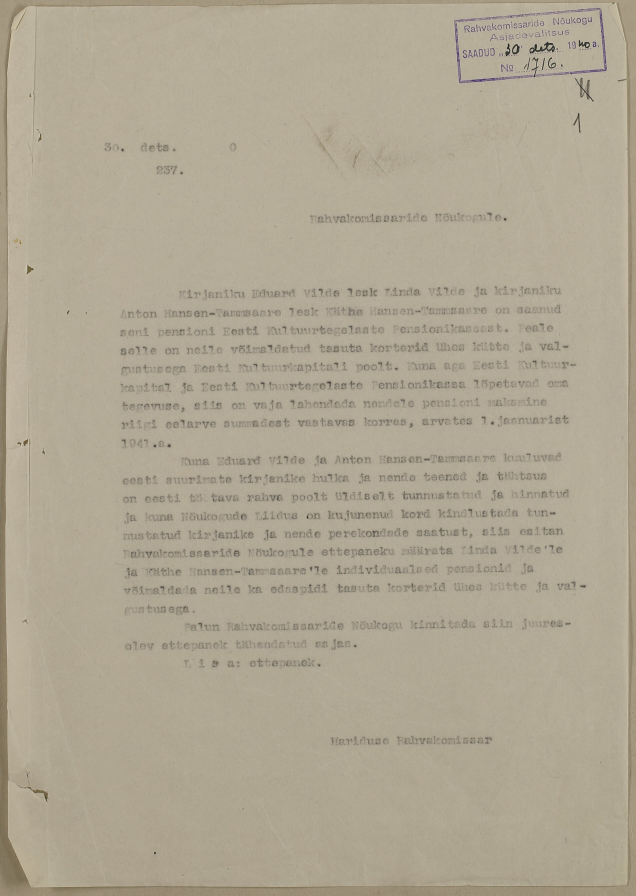
#> input picture backend/saved_images/erar-0-1_001_0000620_00002_t.jpg, 2543 x 3581 px (shown at 1/4 size)
$ python -i ocr_processing.py   (imports and definitions only)
#> lines starting #> are read from the running program, lines starting #| are printed output that depends on the picture; after the words box and inside, x2 and y2 are one past the last pixel; in counts of white or black regions, pixels touching at a corner belong together
#> further down, picture is the input picture: shape (3581, 2543, 3); mean B, G, R 147, 166.9, 175.6
import os
import pytesseract
import cv2
import numpy as np
import re
import subprocess
from datetime import datetime
from PIL import Image
import math

def read_config_file(file_path):
    with open(file_path, 'r') as config_file:
        return config_file.read().strip()

def enhance_image(image):
    border_size = 30
    without_borders = image[border_size:-border_size, border_size:-border_size]
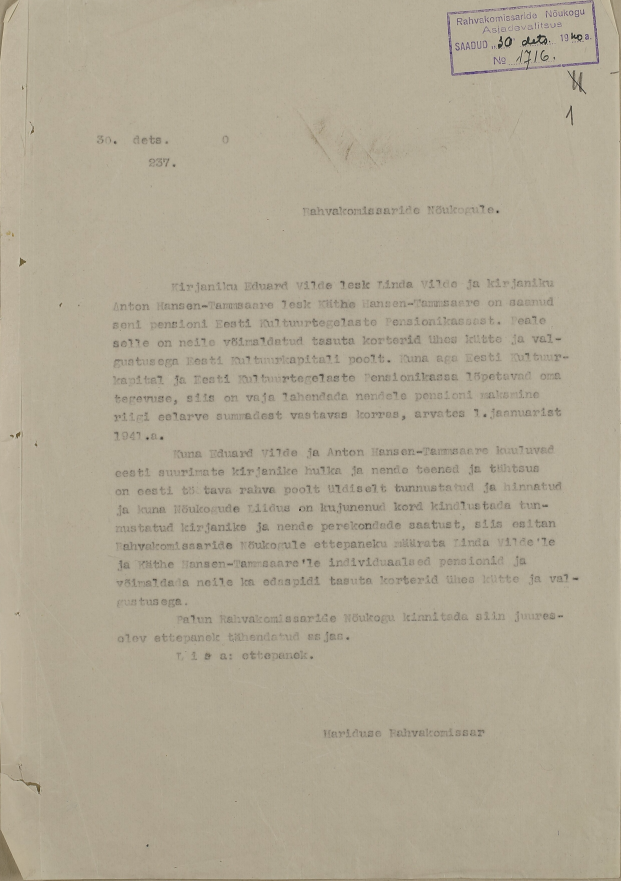
#> without_borders: shape (3521, 2483, 3) (shown at 1/4 size); mean B, G, R 148.1, 167.9, 176.4
    gray = cv2.cvtColor(without_borders, cv2.COLOR_BGR2GRAY)
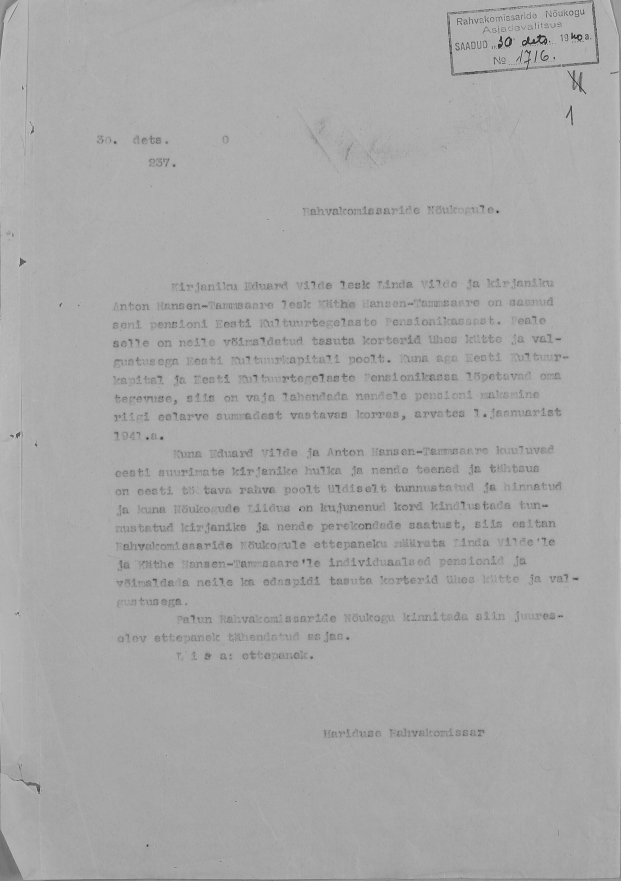
#> gray: shape (3521, 2483) (shown at 1/4 size); min 5, max 216, mean 168.1
    denoised = cv2.fastNlMeansDenoising(gray, None, h=5, templateWindowSize=7, searchWindowSize=21)
    gamma = 0.8
    gamma_corrected = cv2.convertScaleAbs(denoised, alpha=(1 / gamma), beta=0)
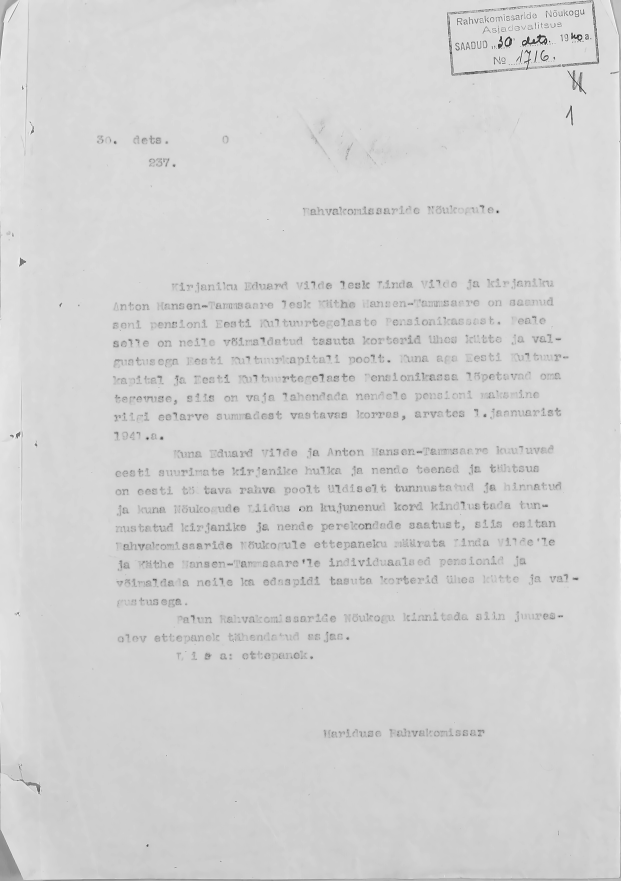
#> gamma_corrected: shape (3521, 2483) (shown at 1/4 size); min 6, max 255, mean 210.2
    adaptive_thresh = cv2.adaptiveThreshold(gamma_corrected, 255, cv2.ADAPTIVE_THRESH_GAUSSIAN_C,
                                            cv2.THRESH_BINARY, 11, 2)
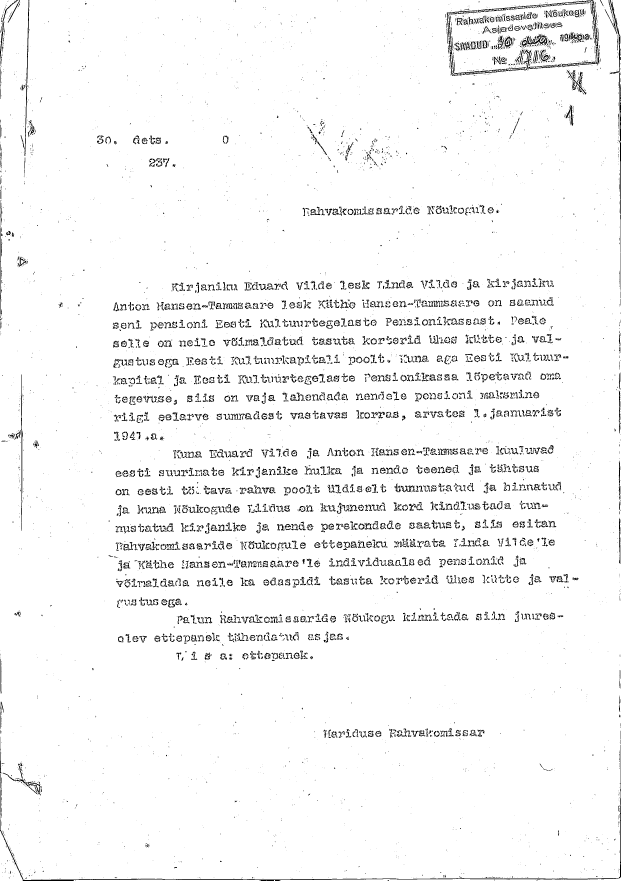
#> adaptive_thresh: shape (3521, 2483) (shown at 1/4 size); 96.2% white; 7298 black regions (4603 under 20 px), largest, box (x1, y1, x2, y2) and area: (0, 2947, 2483, 3521) 9022, (1787, 40, 1989, 303) 3516, (2248, 5, 2397, 269) 2543
    return adaptive_thresh

# TEXT CLEANUP
# [10 lines left out: function clean_up_text, not called in this run]

def is_list(ocr_text):
    list_patterns = ["1.", "2.", "3.", "a)", "b)", "c)"]
    return any(pattern in ocr_text for pattern in list_patterns)

# [168 lines left out: functions is_table, is_regular_text, determine_psm, convert_bytes_to_human_readable, process_image, not called in this run]

>>> import cv2
>>> picture = cv2.imread('saved_images/erar-0-1_001_0000620_00002_t.jpg')
>>> result = enhance_image(picture)

$ run again, on backend/saved_images/erar-0-1_002_0000280_00002_t.jpg
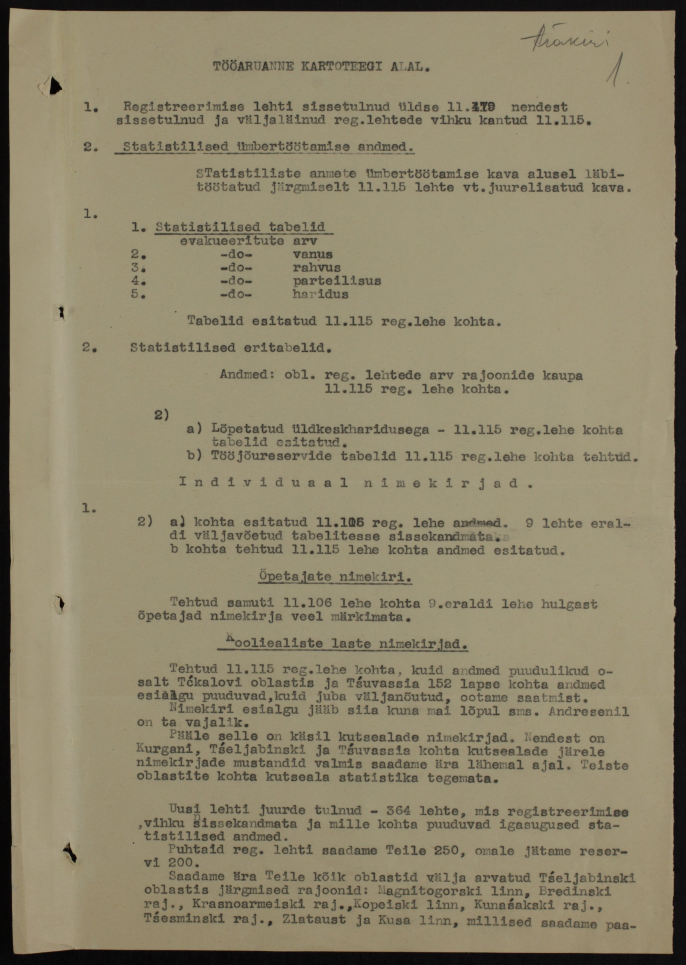
#> input picture backend/saved_images/erar-0-1_002_0000280_00002_t.jpg, 2058 x 2894 px (shown at 1/3 size)
#> picture is the input picture: shape (2894, 2058, 3); mean B, G, R 108.3, 133.9, 142.8
#> in enhance_image, `gamma_corrected = cv2.convertScaleAbs(denoised, alpha=(1 / gamma), bet..`:
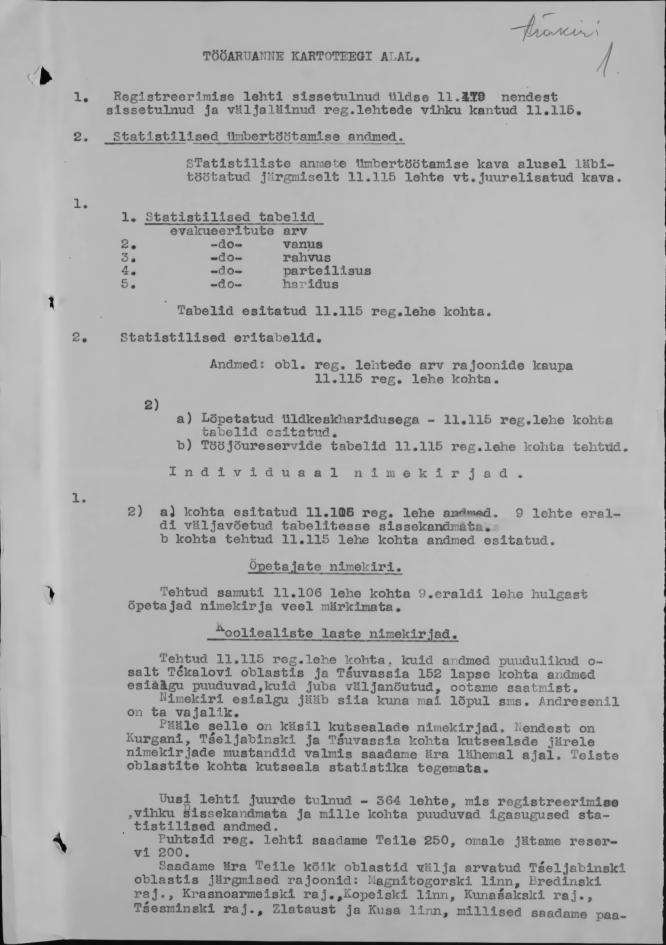
#> gamma_corrected: shape (2834, 1998) (shown at 1/3 size); min 6, max 211, mean 174.7
#> in enhance_image, `adaptive_thresh = cv2.adaptiveThreshold(gamma_corrected, 255, cv2.ADAP..`:
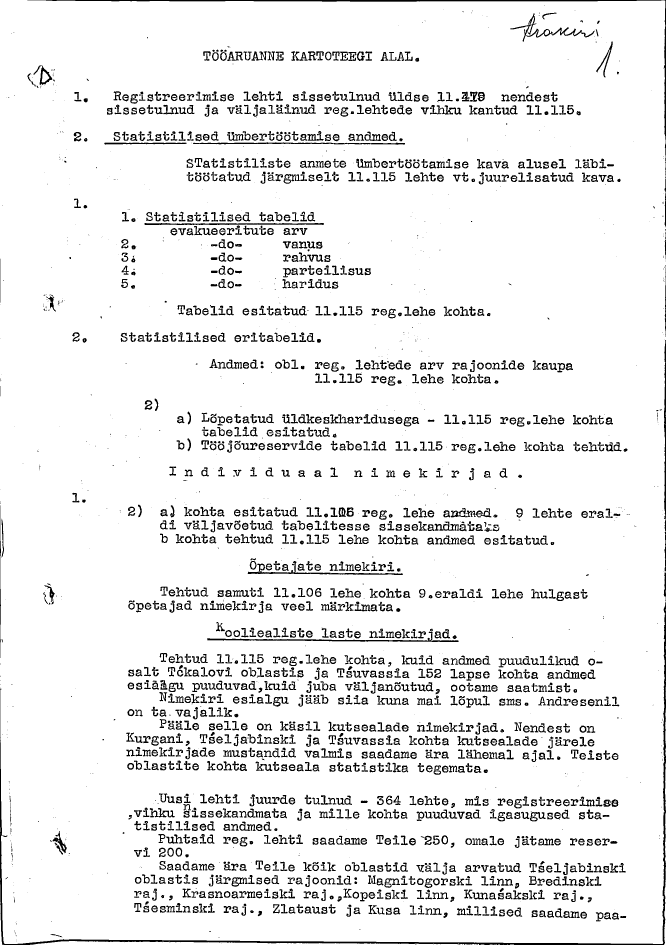
#> adaptive_thresh: shape (2834, 1998) (shown at 1/3 size); 92.5% white; 2551 black regions (695 under 20 px), largest, box (x1, y1, x2, y2) and area: (0, 1806, 1998, 2834) 17982, (82, 0, 1998, 682) 9186, (621, 1895, 1376, 1926) 3410

$ run again, on backend/saved_images/erar-0-1_002_0000280_00003_t.jpg
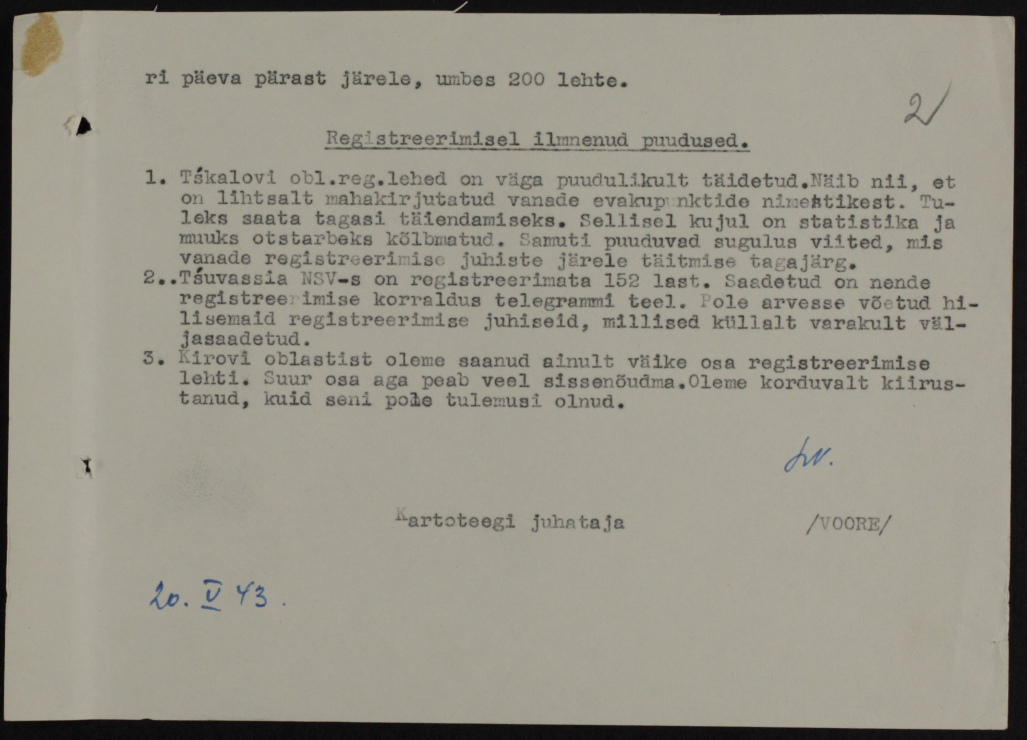
#> input picture backend/saved_images/erar-0-1_002_0000280_00003_t.jpg, 2054 x 1479 px (shown at 1/2 size)
#> picture is the input picture: shape (1479, 2054, 3); mean B, G, R 136.7, 148.3, 151.9
#> in enhance_image, `gamma_corrected = cv2.convertScaleAbs(denoised, alpha=(1 / gamma), bet..`:
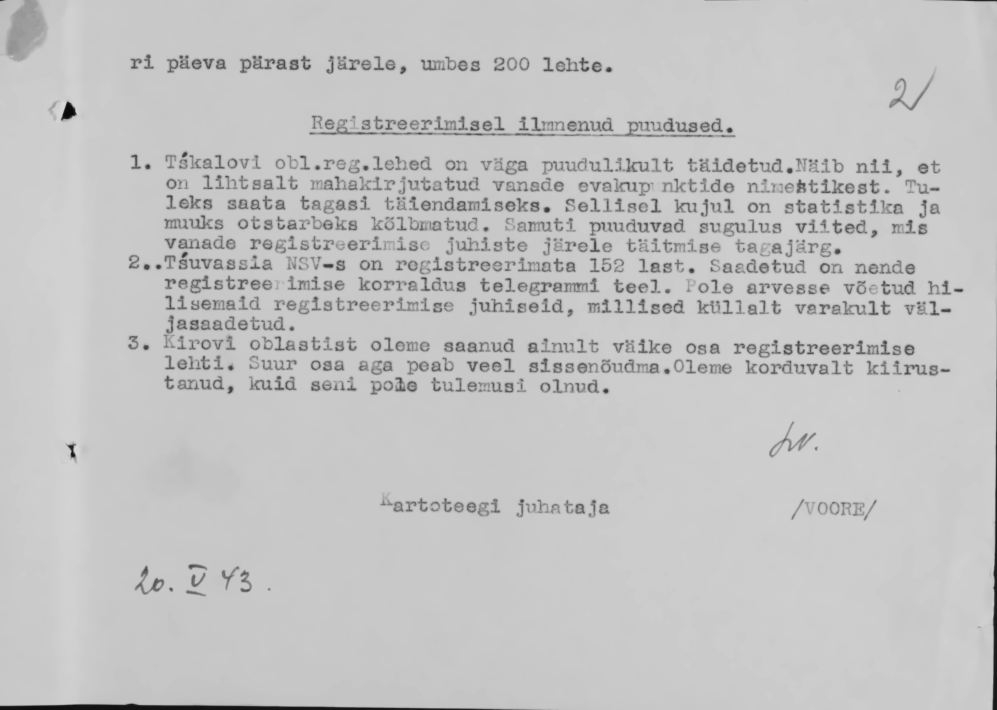
#> gamma_corrected: shape (1419, 1994) (shown at 1/2 size); min 9, max 224, mean 195.2
#> in enhance_image, `adaptive_thresh = cv2.adaptiveThreshold(gamma_corrected, 255, cv2.ADAP..`:
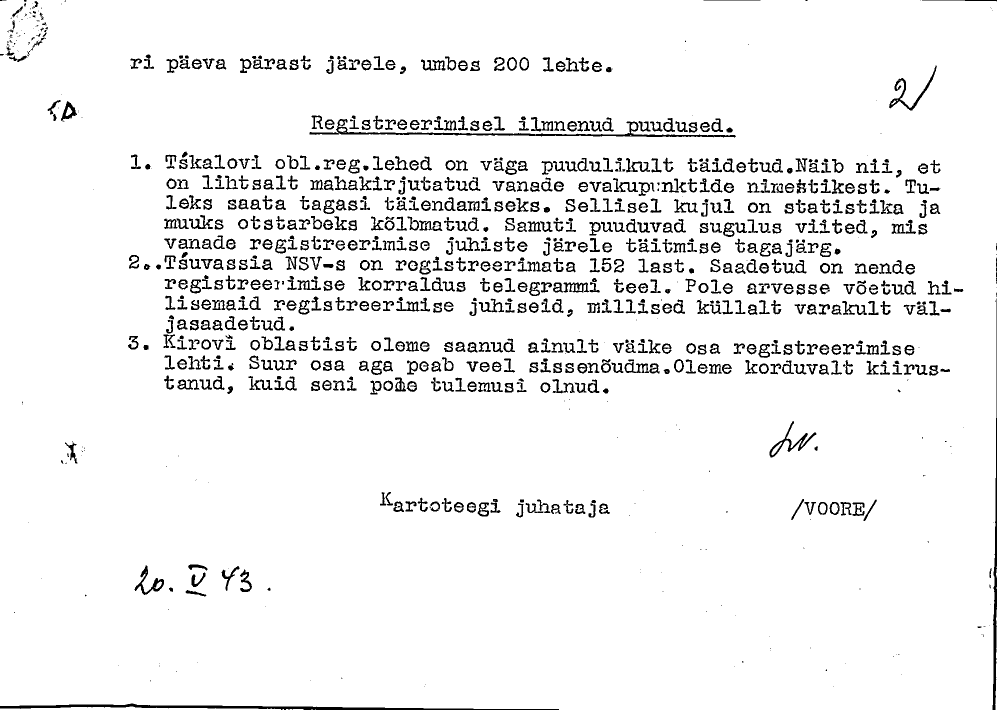
#> adaptive_thresh: shape (1419, 1994) (shown at 1/2 size); 94.1% white; 1051 black regions (200 under 20 px), largest, box (x1, y1, x2, y2) and area: (0, 1407, 1118, 1419) 4508, (619, 238, 1472, 275) 3807, (1985, 597, 1994, 1419) 2680

$ run again, on backend/saved_images/erar-0-1_002_0000280_00005_t.jpg
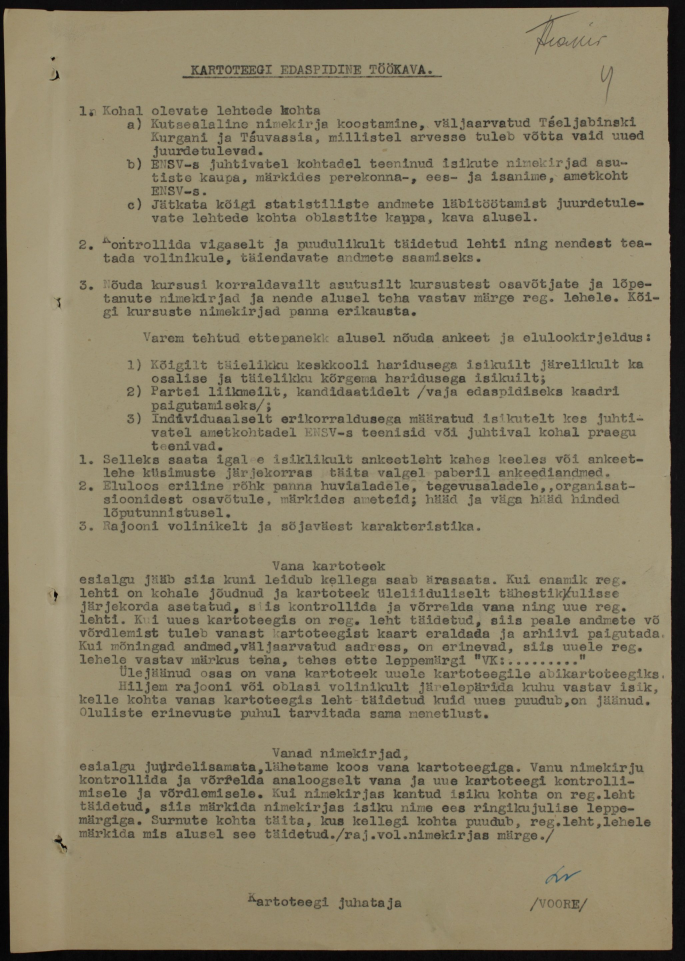
#> input picture backend/saved_images/erar-0-1_002_0000280_00005_t.jpg, 2054 x 2882 px (shown at 1/3 size)
#> picture is the input picture: shape (2882, 2054, 3); mean B, G, R 105.6, 132, 141.7
#> in enhance_image, `gamma_corrected = cv2.convertScaleAbs(denoised, alpha=(1 / gamma), bet..`:
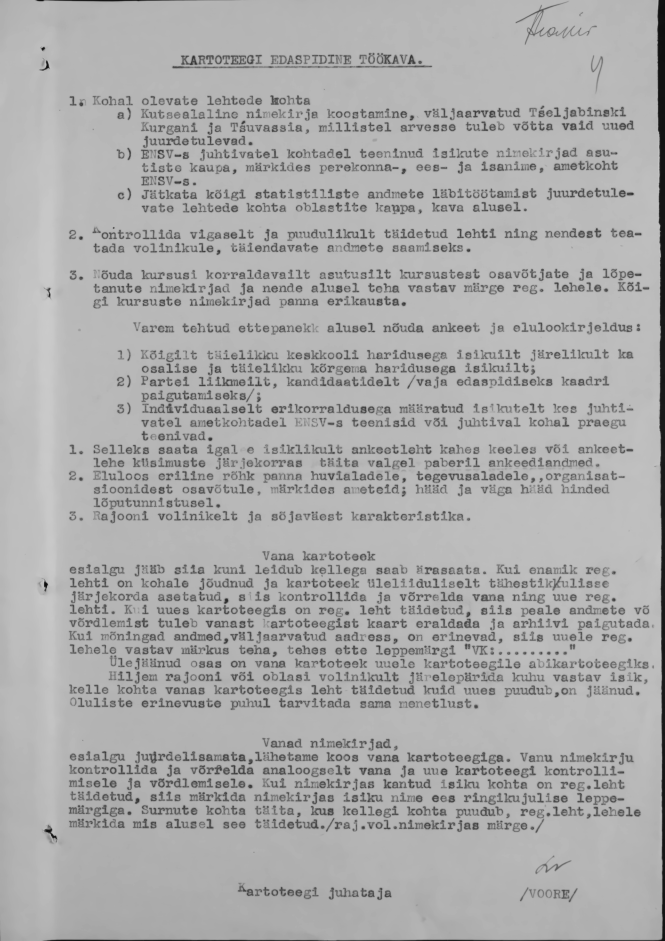
#> gamma_corrected: shape (2822, 1994) (shown at 1/3 size); min 8, max 212, mean 171.8
#> in enhance_image, `adaptive_thresh = cv2.adaptiveThreshold(gamma_corrected, 255, cv2.ADAP..`:
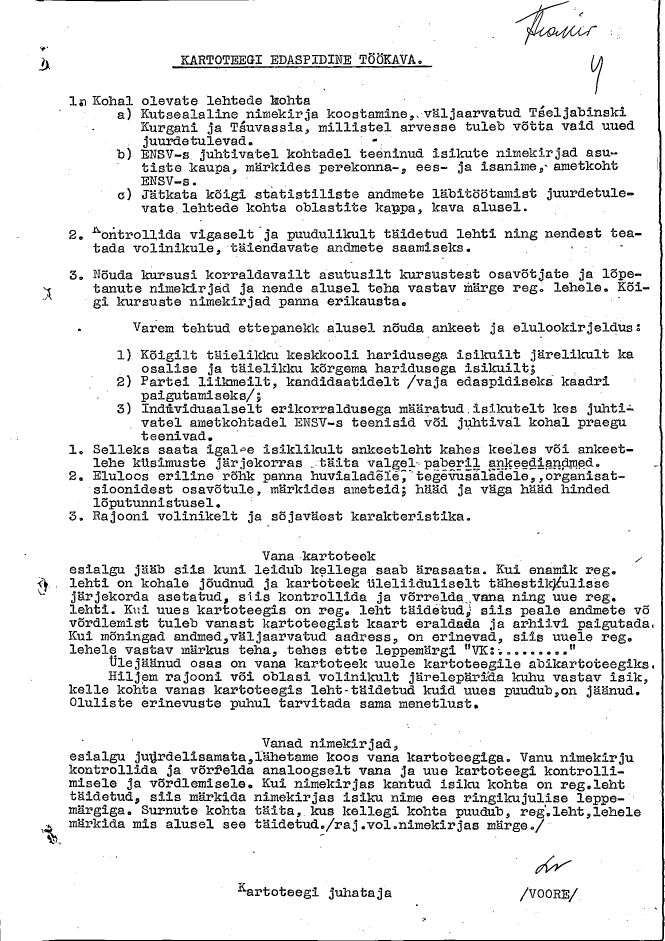
#> adaptive_thresh: shape (2822, 1994) (shown at 1/3 size); 90% white; 3353 black regions (610 under 20 px), largest, box (x1, y1, x2, y2) and area: (127, 0, 1993, 2822) 18730, (1546, 2, 1791, 135) 2770, (824, 196, 1297, 204) 1997
